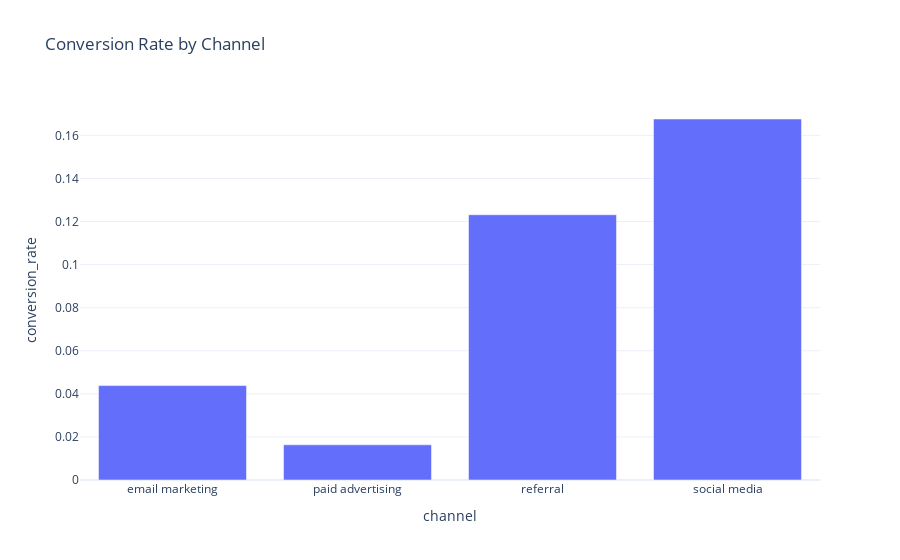

This figure's notebook cell:
### Code cell
conversion_by_channel = data.groupby('channel')['conversion_rate'].mean().reset_index()

fig = px.bar(conversion_by_channel, x='channel', 
             y='conversion_rate', 
             title='Conversion Rate by Channel')
fig.show()

### Figure 1 — Plotly figure (JSON) as saved in the notebook; plotly's stock layout.template omitted (floating-point values rounded to 4 significant figures)
{"data": [{"alignmentgroup": "True", "hovertemplate": "channel=%{x}<br>conversion_rate=%{y}<extra></extra>", "legendgroup": "", "marker": {"color": "#636efa", "pattern": {"shape": ""}}, "name": "", "offsetgroup": "", "orientation": "v", "showlegend": false, "textposition": "auto", "type": "bar", "x": ["email marketing", "paid advertising", "referral", "social media"], "xaxis": "x", "y": [0.04382, 0.01634, 0.1231, 0.1676], "yaxis": "y"}], "layout": {"autosize": true, "barmode": "relative", "legend": {"tracegroupgap": 0}, "title": {"text": "Conversion Rate by Channel"}, "xaxis": {"anchor": "y", "autorange": true, "domain": [0, 1], "range": [-0.5, 3.5], "title": {"text": "channel"}, "type": "category"}, "yaxis": {"anchor": "x", "autorange": true, "domain": [0, 1], "range": [0, 0.1764], "title": {"text": "conversion_rate"}, "type": "linear"}}}
